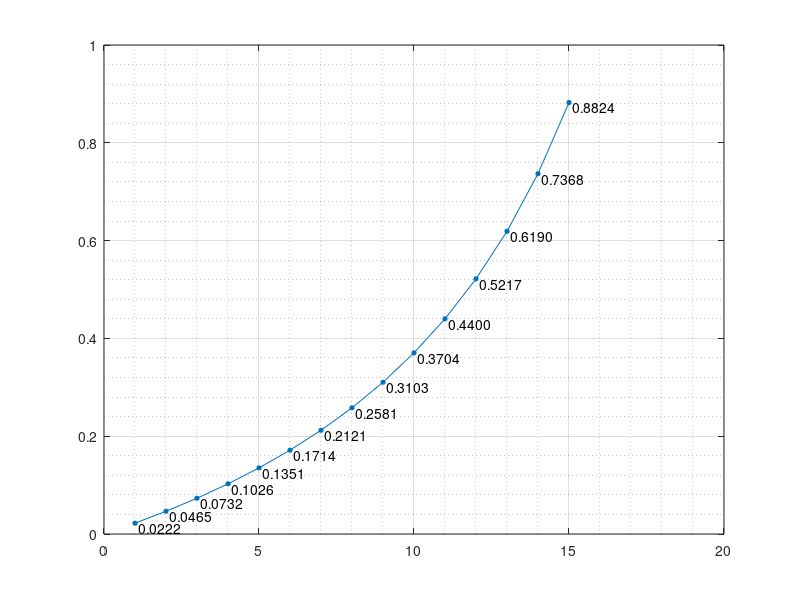

Reproduce this figure in MATLAB.
clear all; close all; clc;

deck=ones(52,1)*1:52;

n=1:15;
x=n./(47-2.*n);
y=n.*(1+2.*x)./(46-2.*n);
y1=n./(46-2.*n);
xtext=cellstr(num2str(x','%.4f'));

plot(n,x);
hold on;
scatter(n,x,10,'filled','MarkerEdgeColor',[0    0.4470    0.7410],'MarkerFaceColor',[0    0.4470    0.7410]);
% plot(n,y);
% plot(n,y1);
grid on;
grid minor;
text(n+.1,x-.01,xtext);